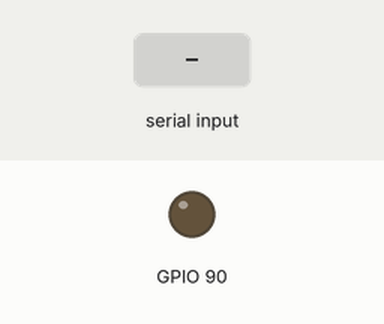
Bench run of a sketch on a simulated ESP32. On the bench: output pins drawn as LEDs (lit = HIGH). Inputs (shaded band) come from the test bench. What the sketch prints to the serial monitor is not drawn.

Above: at 1.7 s.
1.8 s: "DUMP\n" received over Serial
3.3 s: "90,45,200\n" received over Serial
4.8 s: "30,150,10\n" received over Serial
6.3 s: "90,45\n" received over Serial
7.8 s: "DUMP\n" received over Serial
At 9.2 s:
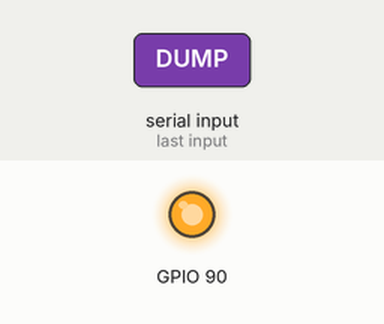
Timing chart, 0 to 10.8 s (numbered marks = the images above; inputs shaded):
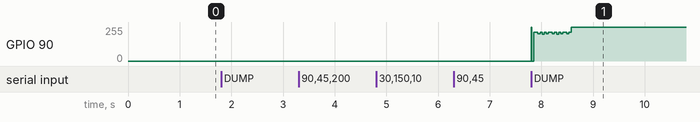

The sketch:

dumper_client.ino
```cpp
#include <SPI.h>

#define FLASH_SIZE_BYTES (64 * 1024)
#define SPI_SPEED 1000000
#define BUFFER_SIZE 1024
uint8_t buffer[BUFFER_SIZE];

enum State {
  WAIT_FOR_MISO,
  WAIT_FOR_MOSI,
  WAIT_FOR_CLK,
  WAIT_FOR_CS,
  WAIT_FOR_COMMAND,
  IDLE
};

State currentState = IDLE;
int pins[4];

void startNewSession() {
  Serial.println();
  Serial.println("=== Universal SPI Dumper Ready ===");
  Serial.print("Enter MISO pin: ");
  currentState = WAIT_FOR_MISO;
}

void dumpExternalFlash(int miso_pin, int mosi_pin, int sck_pin, int cs_pin) {
  SPI.end();
  SPI.begin(sck_pin, miso_pin, mosi_pin, -1);

  pinMode(cs_pin, OUTPUT);
  digitalWrite(cs_pin, HIGH);

  SPI.beginTransaction(SPISettings(SPI_SPEED, MSBFIRST, SPI_MODE0));

  Serial.println("READY_FOR_STREAM");

  for (uint32_t addr = 0; addr < FLASH_SIZE_BYTES; addr += BUFFER_SIZE) {
    digitalWrite(cs_pin, LOW);
    SPI.transfer(0x03);
    SPI.transfer((addr >> 16) & 0xFF);
    SPI.transfer((addr >> 8) & 0xFF);
    SPI.transfer(addr & 0xFF);
    SPI.transferBytes(NULL, buffer, BUFFER_SIZE);
    digitalWrite(cs_pin, HIGH);


    Serial.write(buffer, BUFFER_SIZE);
    Serial.flush();
  }

  SPI.endTransaction();
  SPI.end();
}

void setup() {
  Serial.begin(921600);
  delay(500);
  startNewSession();
}

void loop() {
  if (Serial.available() > 0) {
    String input = Serial.readStringUntil('\n');
    input.trim();

    if (input.length() == 0) {
      startNewSession();
      return;
    }


    switch (currentState) {
      case WAIT_FOR_MISO:
        pins[0] = input.toInt();
        Serial.print("Enter MOSI pin: ");
        currentState = WAIT_FOR_MOSI;
        break;

      case WAIT_FOR_MOSI:
        pins[1] = input.toInt();
        Serial.print("Enter CLK pin: ");
        currentState = WAIT_FOR_CLK;
        break;

      case WAIT_FOR_CLK:
        pins[2] = input.toInt();
        Serial.print("Enter CS pin: ");
        currentState = WAIT_FOR_CS;
        break;

      case WAIT_FOR_CS:
        pins[3] = input.toInt();
        Serial.print("All pins set. Send 'DUMP' to start: ");
        currentState = WAIT_FOR_COMMAND;
        break;

      case WAIT_FOR_COMMAND:
        input.toUpperCase();
        if (input == "DUMP") {
          Serial.println("STARTING");
          dumpExternalFlash(pins[0], pins[1], pins[2], pins[3]);
          startNewSession();
        } else {
          Serial.println("Invalid command. Restarting...");
          startNewSession();
        }
        break;

      case IDLE:
        break;
    }
  }
}
```

Measured:
- after the input at 1.8 s, every drawn part: stays the same
- after the input at 3.3 s, every drawn part: stays the same
- after the input at 4.8 s, every drawn part: stays the same
- after the input at 6.3 s, every drawn part: stays the same
